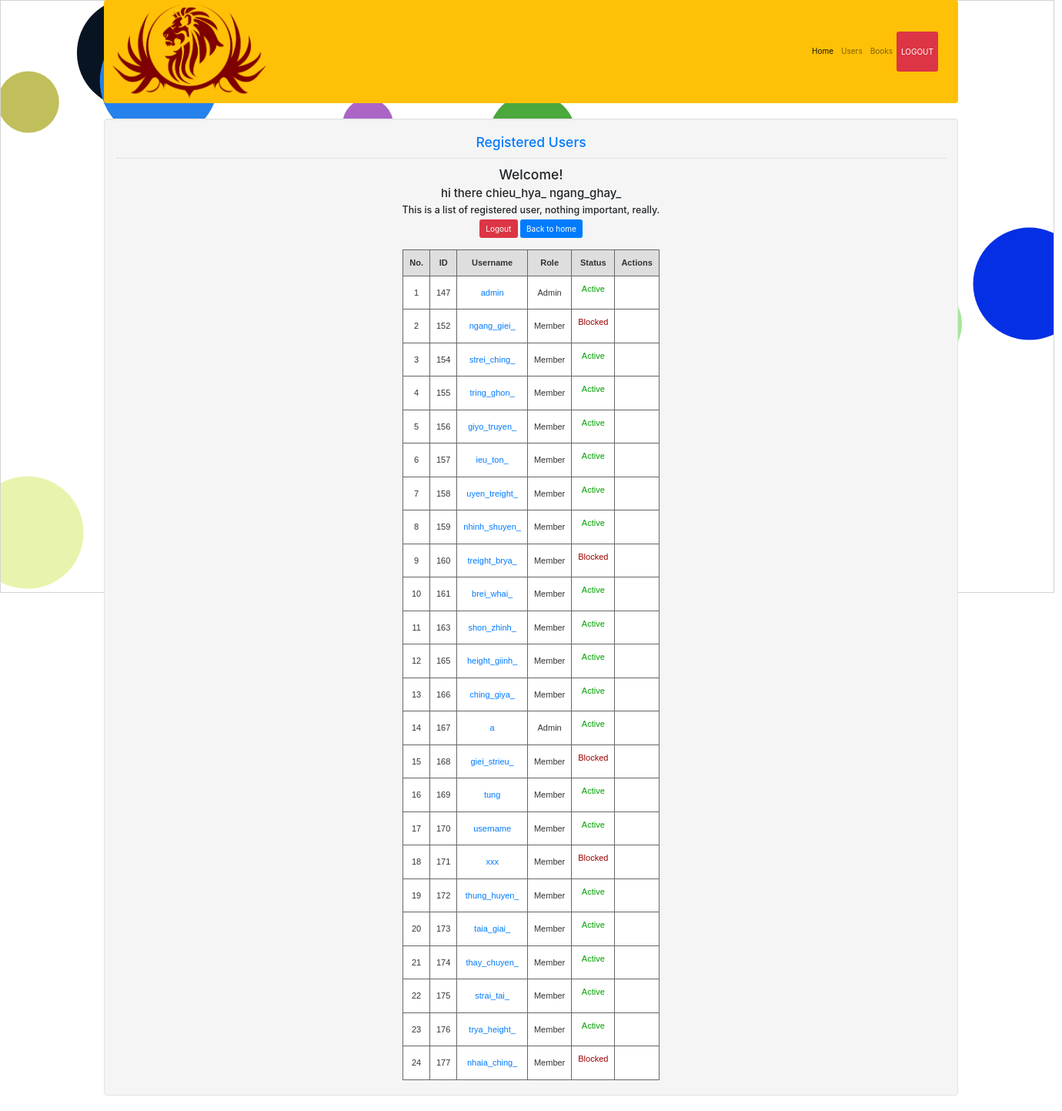
Screenshot of /users/display.php (signed in) with the database file from the repository.
### tables this page shows
CREATE TABLE `member` (
  `mem_id` int(11) NOT NULL,
  `role` int(11) NOT NULL,
  `status` int(11) NOT NULL DEFAULT 0,
  `firstname` varchar(50) NOT NULL,
  `lastname` varchar(50) NOT NULL,
  `username` varchar(30) NOT NULL,
  `password` varchar(12) NOT NULL,
  `email` varchar(255) NOT NULL,
  `address` varchar(255) NOT NULL,
  `phone` varchar(255) NOT NULL,
  `ticket_history` varchar(255) DEFAULT NULL
);

### users/display.php (the view, shortened to what this page needs)
<!DOCTYPE html>
<?php
require '../conn.php';
$sql = "SELECT * FROM `member` ";
$query = $conn->prepare($sql);
$query->execute();
$results = $query->fetchAll(PDO::FETCH_ASSOC);
?>
<html lang="en">
<head>
    <link rel="stylesheet" type="text/css" href="../css/bootstrap.css"/>
    <link href="../css/style.css" rel="stylesheet">
    <link href="//maxcdn.bootstrapcdn.com/bootstrap/4.1.1/css/bootstrap.min.css" rel="stylesheet" id="bootstrap-css">
</head>
<body>
<div class="container">
    <nav class="navbar navbar-expand-lg navbar-light bg-warning">
        <img style="width: 200px" src="../img/logo.png" href="../home.php">
        <div class="collapse navbar-collapse" id="navbarSupportedContent">
            <ul class="navbar-nav ml-auto topnav">
                <li class="nav-item active">
                    <a class="nav-link" href="../home.php">Home <span class="sr-only">(current)</span></a>
                </li>
                <li class="nav-item">
                    <a class="nav-link" href="display.php">Users</a>
                </li>
                <li class="nav-item">
                    <a class="nav-link" href="../books/display.php">Books</a>
                </li>
                <li class="nav-item">
                    <a class="nav-link btn btn-danger text-white" type="button" href="../logout.php"
                       data-toggle="modal" data-target="#myModal">LOGOUT</a>
                </li>
            </ul>
        </div>
    </nav>
</div>
<div class="container" style="text-align: center">
    <div class="col-md-12 well" style="display: inline-block">
        <h3 class="text-primary">Registered Users</h3>
        <hr style="border-top:1px dotted #ccc;"/>
        <div>
            <h3>Welcome!</h3>
            <?php
            $id = $_SESSION['user']['mem_id'];
            $sql2 = $conn->prepare("SELECT * FROM `member` WHERE `mem_id`='$id'");
            $sql2->execute();
            $fetch = $sql2->fetch();
            ?>
            <div style="text-align: center;">
                <h4><?php echo 'hi there ' . $fetch['firstname'] . " " . $fetch['lastname'] ?></h4></div>
            <?php if ($_SESSION['user']['status']==0):{ ?>
            <h5>This is a list of registered user, nothing important, really.</h5>
            <div><?php if ($_SESSION['user']['role'] == 1): ?>
                    <a class="btn btn-secondary" href="searchResult.php">SEARCH</a>
                    <a class="btn btn-primary" href="addRandomUser.php">Add random user</a> <?php endif; ?>
                <a class="btn btn-danger" href="../logout.php">Logout</a>
                <a class="btn btn-primary" href="../home.php">Back to home</a></div>
            <div style="display: inline-block;">
                <form method="post">
                    <br>
                    <table class="gridtable" border="1px">
                        <tr>
                            <th>No.</th>
                            <th>ID</th>
                            <th>Username</th>
                            <th>Role</th>
                            <th>Status</th>
                            <th>Actions</th>
                        </tr>
                        <?php foreach ($results as $key => $item): ?>
                            <tr>
                                <td><?php echo ++$key ?></td>
                                <td><?php echo $item['mem_id'] ?></td>
                                <td><a href="profile.php?id=<?php echo $item['mem_id'] ?>"> <?php echo $item['username'] ?></a></td>
                                <td><?php if ($item['role'] == 1) {
                                        echo 'Admin';
                                    } else {
                                        echo 'Member';
                                    } ?></td>
                                <td><?php if ($item['status'] == 0) {
                                        echo '<p style="color: #00A000">Active</p>';
                                    } else {
                                        echo '<p style="color: #9A0000">Blocked</p>';
                                    } ?></td>
                                <td>
                                </td>
                            </tr>
                        <?php endforeach; ?>
                    </table>
                </form>
            </div>
        </div>
    </div>
</div>
<?php }else : echo "You're blocked from reaching this information, please contact site admin for details.";endif; ?>
</body>
</html>

### users/display.php (style rules this page uses)
table.gridtable { font-family: verdana, arial, sans-serif; font-size: 11px; color: #333333; border-width: 1px; border-color: #666666; border-collapse: collapse; }
table.gridtable th { border-width: 1px; padding: 8px; border-style: solid; border-color: #666666; background-color: #dedede; }
table.gridtable td { border-width: 1px; padding: 8px; border-style: solid; border-color: #666666; background-color: #ffffff; }

### rows the page displays
member: firstname "chieu_hya_", lastname "ngang_ghay_", mem_id "161", username "brei_whai_", role "Member", status "Active"
member: mem_id "147", username "admin", role "Admin", status "Active"
member: mem_id "152", username "ngang_giei_", role "Member", status "Blocked"
member: mem_id "154", username "strei_ching_", role "Member", status "Active"
member: mem_id "155", username "tring_ghon_", role "Member", status "Active"
member: mem_id "156", username "giyo_truyen_", role "Member", status "Active"
member: mem_id "157", username "ieu_ton_", role "Member", status "Active"
member: mem_id "158", username "uyen_treight_", role "Member", status "Active"
member: mem_id "159", username "nhinh_shuyen_", role "Member", status "Active"
member: mem_id "160", username "treight_brya_", role "Member", status "Blocked"
member: mem_id "163", username "shon_zhinh_", role "Member", status "Active"
member: mem_id "165", username "height_giinh_", role "Member", status "Active"
member: mem_id "166", username "ching_giya_", role "Member", status "Active"
member: mem_id "167", username "a", role "Admin", status "Active"
member: mem_id "168", username "giei_strieu_", role "Member", status "Blocked"
member: mem_id "169", username "tung", role "Member", status "Active"
member: mem_id "170", username "username", role "Member", status "Active"
member: mem_id "171", username "xxx", role "Member", status "Blocked"
member: mem_id "172", username "thung_huyen_", role "Member", status "Active"
member: mem_id "173", username "taia_giai_", role "Member", status "Active"
member: mem_id "174", username "thay_chuyen_", role "Member", status "Active"
member: mem_id "175", username "strai_tai_", role "Member", status "Active"
member: mem_id "176", username "trya_height_", role "Member", status "Active"
member: mem_id "177", username "nhaia_ching_", role "Member", status "Blocked"
